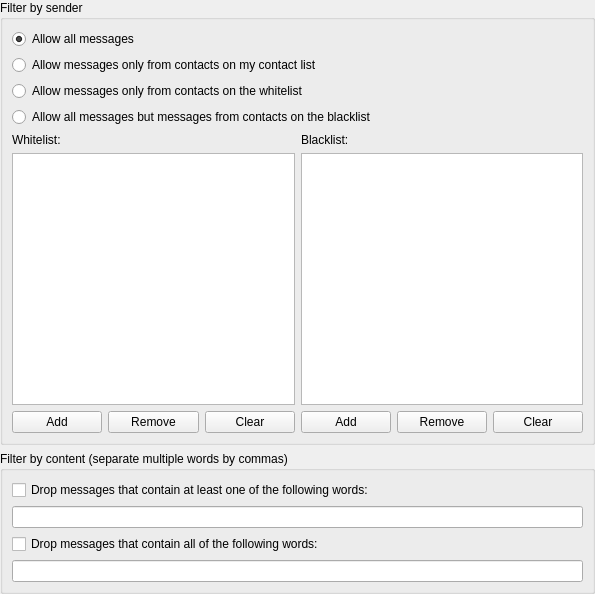
<ui version="4.0" >
 <class>PrivacyPrefsUI</class>
 <widget class="QWidget" name="PrivacyPrefsUI" >
  <property name="geometry" >
   <rect>
    <x>0</x>
    <y>0</y>
    <width>595</width>
    <height>594</height>
   </rect>
  </property>
  <layout class="QGridLayout" >
   <property name="leftMargin" >
    <number>0</number>
   </property>
   <property name="topMargin" >
    <number>0</number>
   </property>
   <property name="rightMargin" >
    <number>0</number>
   </property>
   <property name="bottomMargin" >
    <number>0</number>
   </property>
   <property name="horizontalSpacing" >
    <number>6</number>
   </property>
   <property name="verticalSpacing" >
    <number>6</number>
   </property>
   <item row="0" column="0" >
    <widget class="QGroupBox" name="groupBox" >
     <property name="title" >
      <string>Filter by sender</string>
     </property>
     <layout class="QGridLayout" >
      <property name="leftMargin" >
       <number>9</number>
      </property>
      <property name="topMargin" >
       <number>9</number>
      </property>
      <property name="rightMargin" >
       <number>9</number>
      </property>
      <property name="bottomMargin" >
       <number>9</number>
      </property>
      <property name="horizontalSpacing" >
       <number>6</number>
      </property>
      <property name="verticalSpacing" >
       <number>6</number>
      </property>
      <item row="2" column="0" colspan="2" >
       <widget class="QRadioButton" name="radioOnlyWhiteList" >
        <property name="text" >
         <string>Allow messages only from contacts on the whitelist</string>
        </property>
       </widget>
      </item>
      <item row="4" column="1" >
       <layout class="QGridLayout" >
        <property name="leftMargin" >
         <number>0</number>
        </property>
        <property name="topMargin" >
         <number>0</number>
        </property>
        <property name="rightMargin" >
         <number>0</number>
        </property>
        <property name="bottomMargin" >
         <number>0</number>
        </property>
        <property name="horizontalSpacing" >
         <number>6</number>
        </property>
        <property name="verticalSpacing" >
         <number>6</number>
        </property>
        <item row="2" column="2" >
         <widget class="QPushButton" name="btnClearBlackList" >
          <property name="text" >
           <string>Clear</string>
          </property>
         </widget>
        </item>
        <item row="2" column="1" >
         <widget class="QPushButton" name="btnRemoveFromBlackList" >
          <property name="text" >
           <string>Remove</string>
          </property>
         </widget>
        </item>
        <item row="0" column="0" colspan="3" >
         <widget class="QLabel" name="label_2" >
          <property name="text" >
           <string>Blacklist:</string>
          </property>
         </widget>
        </item>
        <item row="1" column="0" colspan="3" >
         <widget class="QTreeView" name="listBlackList" >
          <property name="rootIsDecorated" >
           <bool>false</bool>
          </property>
          <property name="itemsExpandable" >
           <bool>false</bool>
          </property>
         </widget>
        </item>
        <item row="2" column="0" >
         <widget class="QPushButton" name="btnAddToBlackList" >
          <property name="text" >
           <string>Add</string>
          </property>
         </widget>
        </item>
       </layout>
      </item>
      <item row="0" column="0" colspan="2" >
       <widget class="QRadioButton" name="radioAllowAll" >
        <property name="text" >
         <string>Allow all messages</string>
        </property>
        <property name="checked" >
         <bool>true</bool>
        </property>
       </widget>
      </item>
      <item row="1" column="0" colspan="2" >
       <widget class="QRadioButton" name="radioOnlyContactList" >
        <property name="text" >
         <string>Allow messages only from contacts on my contact list</string>
        </property>
       </widget>
      </item>
      <item row="3" column="0" colspan="2" >
       <widget class="QRadioButton" name="radioAllButBlackList" >
        <property name="text" >
         <string>Allow all messages but messages from contacts on the blacklist</string>
        </property>
       </widget>
      </item>
      <item row="4" column="0" >
       <layout class="QGridLayout" >
        <property name="leftMargin" >
         <number>0</number>
        </property>
        <property name="topMargin" >
         <number>0</number>
        </property>
        <property name="rightMargin" >
         <number>0</number>
        </property>
        <property name="bottomMargin" >
         <number>0</number>
        </property>
        <property name="horizontalSpacing" >
         <number>6</number>
        </property>
        <property name="verticalSpacing" >
         <number>6</number>
        </property>
        <item row="0" column="0" colspan="2" >
         <widget class="QLabel" name="label" >
          <property name="text" >
           <string>Whitelist:</string>
          </property>
         </widget>
        </item>
        <item row="2" column="1" >
         <widget class="QPushButton" name="btnRemoveFromWhiteList" >
          <property name="text" >
           <string>Remove</string>
          </property>
         </widget>
        </item>
        <item row="2" column="0" >
         <widget class="QPushButton" name="btnAddToWhiteList" >
          <property name="text" >
           <string>Add</string>
          </property>
         </widget>
        </item>
        <item row="2" column="2" >
         <widget class="QPushButton" name="btnClearWhiteList" >
          <property name="text" >
           <string>Clear</string>
          </property>
         </widget>
        </item>
        <item row="1" column="0" colspan="3" >
         <widget class="QTreeView" name="listWhiteList" >
          <property name="rootIsDecorated" >
           <bool>false</bool>
          </property>
          <property name="itemsExpandable" >
           <bool>false</bool>
          </property>
         </widget>
        </item>
       </layout>
      </item>
     </layout>
    </widget>
   </item>
   <item row="1" column="0" >
    <widget class="QGroupBox" name="groupBox_2" >
     <property name="title" >
      <string>Filter by content (separate multiple words by commas)</string>
     </property>
     <layout class="QGridLayout" >
      <property name="leftMargin" >
       <number>9</number>
      </property>
      <property name="topMargin" >
       <number>9</number>
      </property>
      <property name="rightMargin" >
       <number>9</number>
      </property>
      <property name="bottomMargin" >
       <number>9</number>
      </property>
      <property name="horizontalSpacing" >
       <number>6</number>
      </property>
      <property name="verticalSpacing" >
       <number>6</number>
      </property>
      <item row="3" column="0" >
       <widget class="QLineEdit" name="editDropAll" />
      </item>
      <item row="1" column="0" >
       <widget class="QLineEdit" name="editDropAtLeastOne" />
      </item>
      <item row="2" column="0" >
       <widget class="QCheckBox" name="chkDropAll" >
        <property name="text" >
         <string>Drop messages that contain all of the following words:</string>
        </property>
       </widget>
      </item>
      <item row="0" column="0" >
       <widget class="QCheckBox" name="chkDropAtLeastOne" >
        <property name="text" >
         <string>Drop messages that contain at least one of the following words:</string>
        </property>
       </widget>
      </item>
     </layout>
    </widget>
   </item>
  </layout>
 </widget>
 <resources/>
 <connections/>
</ui>
